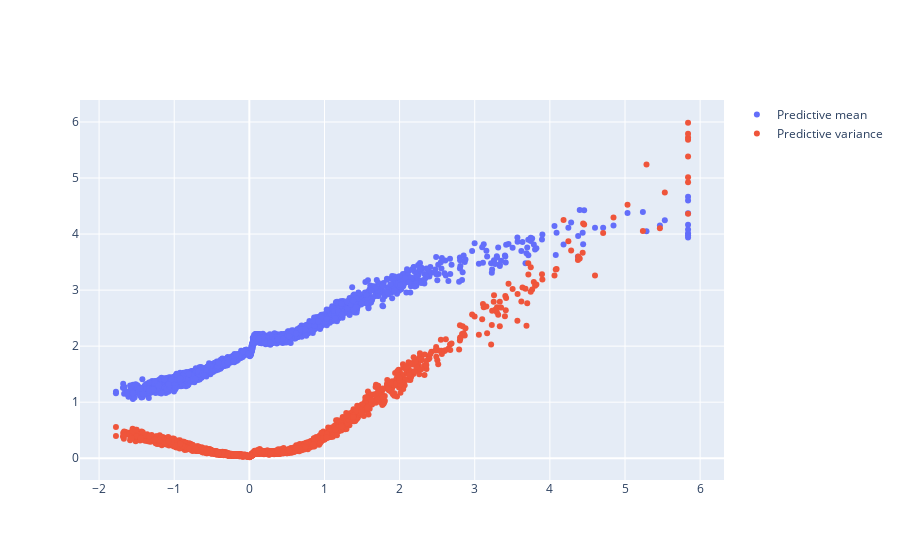

Write notebook code for a chart like this one.
### Code cell
fig = go.Figure()
#plot mean and mean varianca
fig.add_trace(go.Scatter(x=X_test[:, 0], y=predictive_mean.flatten(), mode='markers', name='Predictive mean'))
fig.add_trace(go.Scatter(x=X_test[:, 0], y=predictive_variance.flatten(), mode='markers', name='Predictive variance'))
fig.show()

### Figure 1 — Plotly figure (JSON) as saved in the notebook; plotly's stock layout.template omitted (floating-point values rounded to 4 significant figures; data arrays with more than 128 entries replaced by an {"elided": "..."} marker saying what was removed)
{"data": [{"mode": "markers", "name": "Predictive mean", "type": "scatter", "x": {"elided": "4128 float values"}, "y": {"elided": "4128 float values"}}, {"mode": "markers", "name": "Predictive variance", "type": "scatter", "x": {"elided": "4128 float values"}, "y": {"elided": "4128 float values"}}], "layout": {}}
